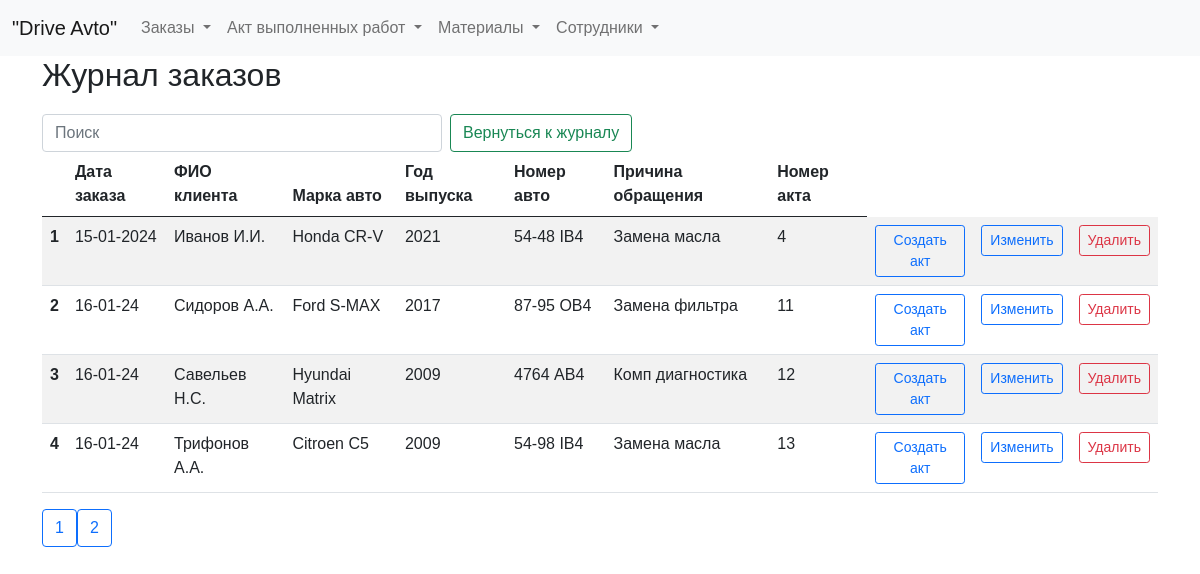
Before: /zhurnal with the older database file.
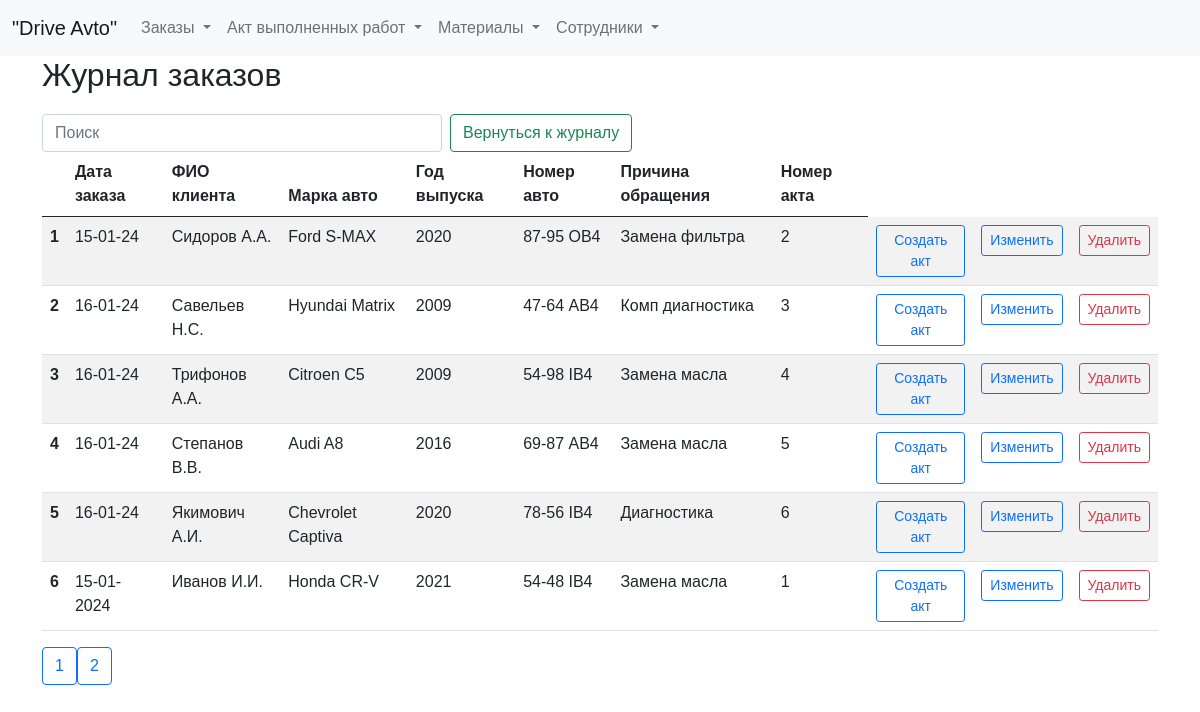
After: the same page with the newer database file.
### tables this page shows
CREATE TABLE log (
id integer PRIMARY KEY AUTOINCREMENT,
date_order text NOT NULL,
name_customer text NOT NULL,
brand_car text NOT NULL,
year_car text NOT NULL,
number_car text NOT NULL,
text_order text NOT NULL,
id_act integer
);

### fcompany.py (the view)
@app.route("/zhurnal")
def showZhurnal():
    return render_template("zhurnal.html", title="Журнал", log=dbase.getLog())

### FDataBase.py (called while the page is built)
    def getLog(self):
        sql = '''SELECT * FROM log'''
        try:
            self.__cur.execute(sql)
            res = self.__cur.fetchall()
            log_list = [dict(row) for row in res]
            if log_list: return log_list
        except:
            print("Ошибка чтения из БД")
        return []

### fcompany.py (called while the page is built)
def connect_db():  # общая функция для установления соединения с БД
    conn = sqlite3.connect(app.config['DATABASE'])
    conn.row_factory = sqlite3.Row  # записи будут представлены не в виде кортежей, а в виде словаря (для исп в шаблонах)
    return conn

def get_db():
    if not hasattr(g, 'link_db'):
        g.link_db = connect_db()
    return g.link_db

@app.before_request
def before_request():
    global dbase
    db = get_db()
    dbase = FDataBase(db)

### templates/zhurnal.html (shortened to what this page needs)
{% extends 'base.html' %}
{% block content %}
<h2>Журнал заказов</h2>
<form class="d-flex" role="search">
  <input class="form-control me-2 narrow-search" type="search" id="searchInput" placeholder="Поиск" aria-label="Search">
  <button class="btn btn-outline-success narrow-button" type="submit">Вернуться к журналу</button>
</form>
<div class="table-responsive">
<table id="myTable" class="table table-striped max-width: 100%">
  <thead>
    <tr>
      <th scope="col"></th>
      <th scope="col">Дата заказа</th>
      <th scope="col">ФИО клиента</th>
      <th scope="col">Марка авто</th>
      <th scope="col">Год выпуска</th>
      <th scope="col">Номер авто</th>
      <th scope="col">Причина обращения</th>
      <th scope="col">Номер акта</th>
    </tr>
  </thead>
  <tbody>
    {% for row in log %}
    <tr>
      <th scope="row">{{ loop.index }}</th>
      <td>{{ row.date_order }}</td>
      <td>{{ row.name_customer }}</td>
      <td>{{ row.brand_car }}</td>
      <td>{{ row.year_car }}</td>
      <td>{{ row.number_car }}</td>
      <td>{{ row.text_order }}</td>
      <td>{{ row.id_act }}</td>
      <td>
          <a href="/edit_entry_act/{{ row.id }}" class="btn btn-outline-primary btn-sm">Создать акт</a>
      </td>
      <td>
          <a href="/edit_entry/{{ row.id }}" class="btn btn-outline-primary btn-sm">Изменить</a>
      </td>
      <td>
        <form action="/delete_entry/{{ row.id }}" method="post">
            <button type="submit" class="btn btn-outline-danger btn-sm">Удалить</button>
        </form>
      </td>
    </tr>
    {% endfor %}
  </tbody>
</table>
</div>
<div class="pagination">
  <button class="btn btn-outline-primary prev-page"></button>
  <button class="btn btn-outline-primary next-page"></button>
</div>
{% endblock %}

### templates/base.html (shortened to what this page needs)
<!doctype html>
<html lang="ru">
  <head>
    <link href="https://cdn.jsdelivr.net/npm/bootstrap@5.0.2/dist/css/bootstrap.min.css" rel="stylesheet">
    <link rel="stylesheet" type="text/css" href="https://cdn.datatables.net/1.10.25/css/dataTables.bootstrap5.css">
    <link type="text/css" href="{{ url_for('static', filename='css/styles.css')}}" rel="stylesheet" />
  </head>
  <body>
<header>
<nav class="navbar navbar-expand-lg navbar-light bg-light">
  <div class="container-fluid">
    <a class="navbar-brand" href="/">"Drive Avto"</a>
    <div class="collapse navbar-collapse w-100 justify-content-center" id="navbarSupportedContent">
      <ul class="navbar-nav me-auto mb-2 mb-lg-0">
        <li class="nav-item dropdown">
          <a class="nav-link dropdown-toggle" href="#" role="button" data-bs-toggle="dropdown" aria-expanded="false">
            Заказы
          </a>
        </li>
        <li class="nav-item dropdown">
          <a class="nav-link dropdown-toggle" href="#" role="button" data-bs-toggle="dropdown" aria-expanded="false">
            Акт выполненных работ
          </a>
        </li>
        <li class="nav-item dropdown">
          <a class="nav-link dropdown-toggle" href="#" role="button" data-bs-toggle="dropdown" aria-expanded="false">
            Материалы
          </a>
        </li>
        <li class="nav-item dropdown">
          <a class="nav-link dropdown-toggle" href="#" role="button" data-bs-toggle="dropdown" aria-expanded="false">
            Сотрудники
          </a>
        </li>
      </ul>
    </div>
  </div>
</nav>
</header>
<div class="container">
        {% block content %} {% endblock %}
</div>
  </body>
</html>

### static/css/styles.css (style rules this page uses)
.narrow-button { max-width: 250px; white-space: nowrap; font-size: 16px; }
.narrow-search { max-width: 400px; }
html, body { font-family: 'Arial'; margin: 0; padding: 0; height: 100%; width: 100%; }
a { color: #0059b2; text-decoration: none; }

Changed rows visible on the page:
removed log: date_order "15-01-2024", name_customer "Иванов И.И.", brand_car "Honda CR-V", year_car "2021", number_car "54-48 IB4", text_order "Замена масла", id_act "4"
changed log "Сидоров А.А.": date_order "16-01-24" → "15-01-24"; year_car "2017" → "2020"; id_act "11" → "2"
changed log "Савельев Н.С.": number_car "4764 АВ4" → "47-64 АВ4"; id_act "12" → "3"
changed log "Трифонов А.А.": id_act "13" → "4"
added log: date_order "16-01-24", name_customer "Степанов В.В.", brand_car "Audi A8", year_car "2016", number_car "69-87 АВ4", text_order "Замена масла", id_act "5"
added log: date_order "16-01-24", name_customer "Якимович А.И.", brand_car "Chevrolet Captiva", year_car "2020", number_car "78-56 IB4", text_order "Диагностика", id_act "6"
added log: date_order "15-01-2024", name_customer "Иванов И.И.", brand_car "Honda CR-V", year_car "2021", number_car "54-48 IB4", text_order "Замена масла", id_act "1"
